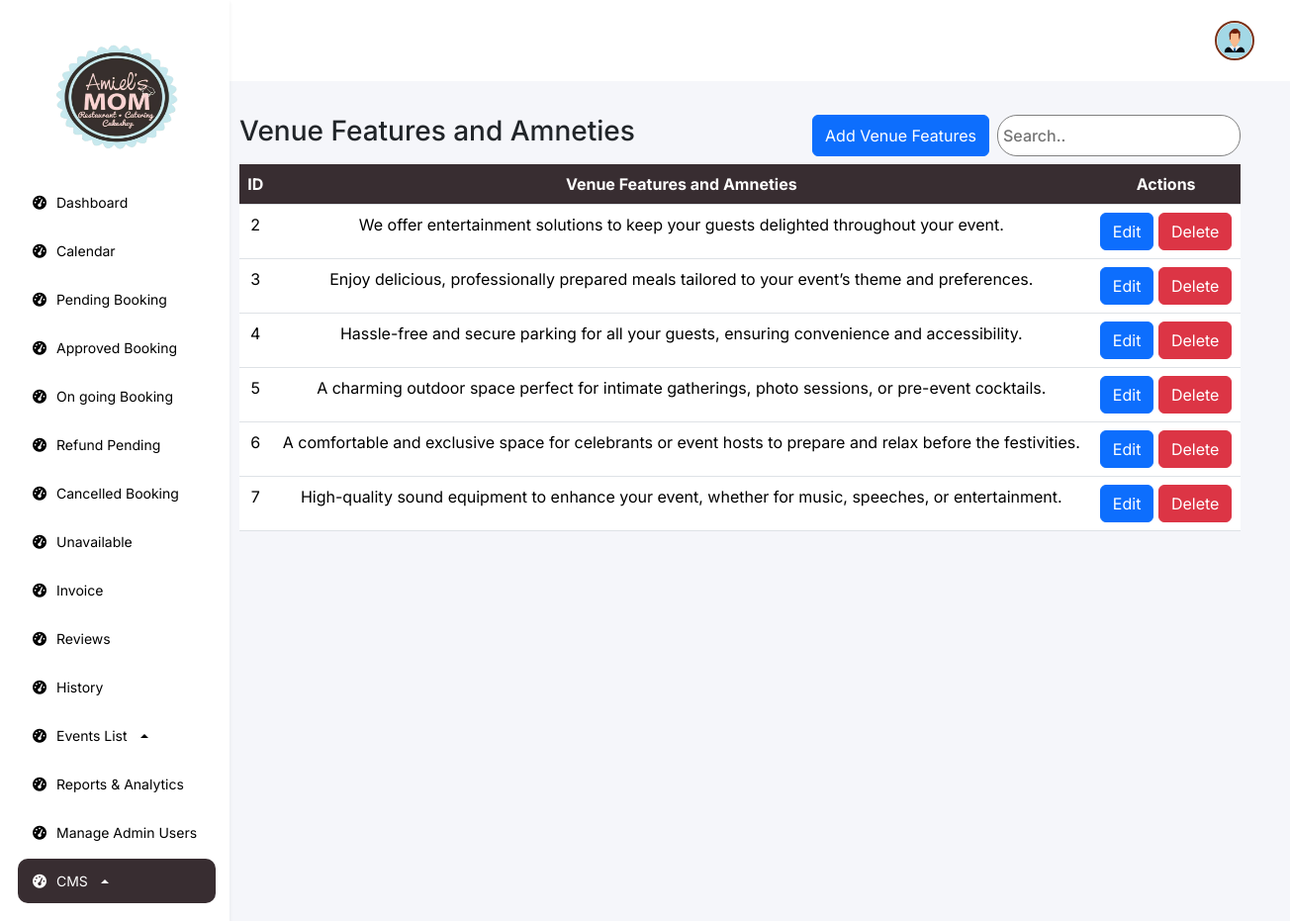
The app's page /features/admin/web/features.php (signed in) with its own data.
### tables this page shows
CREATE TABLE `features` (
  `id` int(11) NOT NULL,
  `venue` varchar(255) NOT NULL
);

### features/admin/web/features.php (the view, shortened to what this page needs)
<?php
require '../../../db.php';
$query = "SELECT * FROM features";
$result = $conn->query($query);
?>
<!DOCTYPE html>
<html lang="en">
<head>
    <link rel="stylesheet" href="https://cdnjs.cloudflare.com/ajax/libs/font-awesome/6.0.0-beta3/css/all.min.css">
    <link href="https://cdn.jsdelivr.net/npm/bootstrap@5.3.3/dist/css/bootstrap.min.css" rel="stylesheet"
>
    <link href="https://cdn.jsdelivr.net/npm/sweetalert2@11.5.0/dist/sweetalert2.min.css" rel="stylesheet">
    <link rel="stylesheet" href="../css/index.css">
</head>
<body>
    <div class="navbar flex-column bg-white shadow-sm p-3 collapse d-md-flex" id="navbar">
        <div class="navbar-links">
            <a class="navbar-brand d-none d-md-block logo-container" href="#">
                <img src="../../../assets/logo.png" alt="Logo">
            </a>
            <a href="dashboard.php">
                <i class="fa-solid fa-tachometer-alt"></i>
                <span>Dashboard</span>
            </a>
            <a href="calendar.php">
                <i class="fa-solid fa-tachometer-alt"></i>
                <span>Calendar</span>
            </a>
            <a href="pending.php">
                <i class="fa-solid fa-tachometer-alt"></i>
                <span>Pending Booking</span>
            </a>
            <a href="approve.php">
                <i class="fa-solid fa-tachometer-alt"></i>
                <span>Approved Booking</span>
            </a>
            <a href="on-going.php">
                <i class="fa-solid fa-tachometer-alt"></i>
                <span>On going Booking</span>
            </a>
            <a href="refund.php">
                <i class="fa-solid fa-tachometer-alt"></i>
                <span>Refund Pending</span>
            </a>
            <a href="cancel.php">
                <i class="fa-solid fa-tachometer-alt"></i>
                <span>Cancelled Booking</span>
            </a>
            <a href="unavailable.php">
                <i class="fa-solid fa-tachometer-alt"></i>
                <span>Unavailable</span>
            </a>
            <a href="invoice.php">
                <i class="fa-solid fa-tachometer-alt"></i>
                <span>Invoice</span>
            </a>
            <a href="reviews.php">
                <i class="fa-solid fa-tachometer-alt"></i>
                <span>Reviews</span>
            </a>
            <a href="history.php">
                <i class="fa-solid fa-tachometer-alt"></i>
                <span>History</span>
            </a>
            <div class="dropdown dropup">
                <a href="#" class="dropdown-toggle" id="eventsListDropdown" role="button" data-bs-toggle="dropdown" aria-expanded="false">
                    <i class="fa-solid fa-tachometer-alt"></i>
                    <span>Events List</span>
                </a>
            </div>
            <a href="reports.php">
                <i class="fa-solid fa-tachometer-alt"></i>
                <span>Reports & Analytics</span>
            </a>
            <a href="admin-user.php">
                <i class="fa-solid fa-tachometer-alt"></i>
                <span>Manage Admin Users</span>
            </a>
            <div class="dropdown dropup">
                <a href="#" class="navbar-highlight dropdown-toggle" id="servicesDropdown" role="button" data-bs-toggle="dropdown" aria-expanded="false">
                    <i class="fa-solid fa-tachometer-alt"></i>
                    <span>CMS</span>
                </a>
            </div>
        </div>
    </div>
    <div class="content flex-grow-1">
        <div class="header">
            <div class="profile-admin">
                <div class="dropdown">
                    <button class="" type="button" data-bs-toggle="dropdown" aria-expanded="false">
                        <img src="../../../assets/profile/user.png"
                            style="width: 40px; height: 40px; object-fit: cover;">
                    </button>
                </div>
            </div>
        </div>
        <div class="container mt-4">
            <div class="d-flex justify-content-between mb-2">
                <h3>Venue Features and Amneties</h3>
                <div class="d-flex gap-2">
                <button class="btn btn-primary" data-bs-toggle="modal" data-bs-target="#addModal">
                    Add Venue Features
                </button>
                    <input type="text" class="search" placeholder="Search.." id="searchInput">
                </div>
            </div>
            <div class="table-responsive">
            <table class="table">
                <thead>
                    <tr>
                        <th scope="col">ID</th>
                        <th scope="col">Venue Features and Amneties</th>
                        <th scope="col">Actions</th>
                    </tr>
                </thead>
                <tbody>
                <?php if ($result->num_rows > 0): ?>
                    <?php while ($row = $result->fetch_assoc()): ?>
                        <tr>
                            <td><?php echo $row['id']; ?></td>
                            <td><?php echo htmlspecialchars($row['venue']); ?></td>
                            <td>
                                <button class="btn btn-primary" data-bs-toggle="modal" data-bs-target="#editModal"
                                        data-id="<?php echo $row['id']; ?>"
                                        data-venue="<?php echo htmlspecialchars($row['venue']); ?>">
                                    Edit
                                </button>
                                <button class="btn btn-danger" onclick="deleteService(<?php echo $row['id']; ?>)">Delete</button>
                            </td>
                        </tr>
                    <?php endwhile; ?>
                <?php else: ?>
                    <tr>
                        <td colspan="5" class="text-center">No data available</td>
                    </tr>
                <?php endif; ?>
            </tbody>
            </table>
</html>

### features/admin/css/index.css (style rules this page uses)
* { font-family: "Inter", sans-serif; font-optical-sizing: auto; font-style: normal; margin: 0; }
body { margin: 0; padding: 0; display: flex; overflow-x: hidden; }
.navbar { background-color: #FFFFFF; display: flex; flex-direction: column; align-items: start; padding: 20px; box-shadow: 2px 0 5px rgba(0, 0, 0, 0.1); min-width: 230px; }
.navbar a { color: #000; padding: 12px 15px; text-decoration: none; width: 100%; display: flex; align-items: center; gap: 10px; font-size: 14px !important; margin: 2px; }
.navbar-highlight { color: #FFFFFF !important; border-radius: 10px; padding: 12px 15px !important; text-decoration: none !important; width: 100% !important; display: flex !important; align-items: center !important; gap: 10px !important; font-size: 14px !important; background-color: #382D31 !important; }
.navbar-brand { padding: 0 !important; }
.navbar-brand img { display: block; justify-content: center; align-items: center; width: 70%; height: 15vh; margin: 20px 0 20px 30px; }
.navbar-links { display: flex; flex-direction: column; width: 100%; }
.content { flex-grow: 1; background-color: #F5F6FA; }
.header { display: flex; align-items: center; padding: 20px; justify-content: space-between; background-color: #FFFFFF !important; }
.header button { margin-right: 10px; }
.profile-admin { display: flex; align-items: center; margin-left: auto; gap: 5px; }
.profile-admin img { width: 40px; height: 40px; border-radius: 50%; margin-right: 10px; border: 2px solid #7A3015; }
.profile-admin button { background-color: transparent; border: none; font-size: 20px; display: flex; margin: auto; }
table { border-radius: 24px !important; }
th,tr { background-color: #382D31 !important; color: #fff !important; text-align: center; white-space: nowrap !important; }
.container { padding: 10px 50px 10px 10px; }
.container input { background-color: silver; font-weight: 500; }
.search { background-color: #fff !important; border: 1px solid #808080; border-radius: 20px; padding: 5px; }

### records on screen
features: id "2", venue "We offer entertainment solutions to keep your guests delighted throughout your event."
features: id "3", venue "Enjoy delicious, professionally prepared meals tailored to your event’s theme and preferences."
features: id "4", venue "Hassle-free and secure parking for all your guests, ensuring convenience and accessibility."
features: id "5", venue "A charming outdoor space perfect for intimate gatherings, photo sessions, or pre-event cocktails."
features: id "6", venue "A comfortable and exclusive space for celebrants or event hosts to prepare and relax before the festivities."
features: id "7", venue "High-quality sound equipment to enhance your event, whether for music, speeches, or entertainment."
